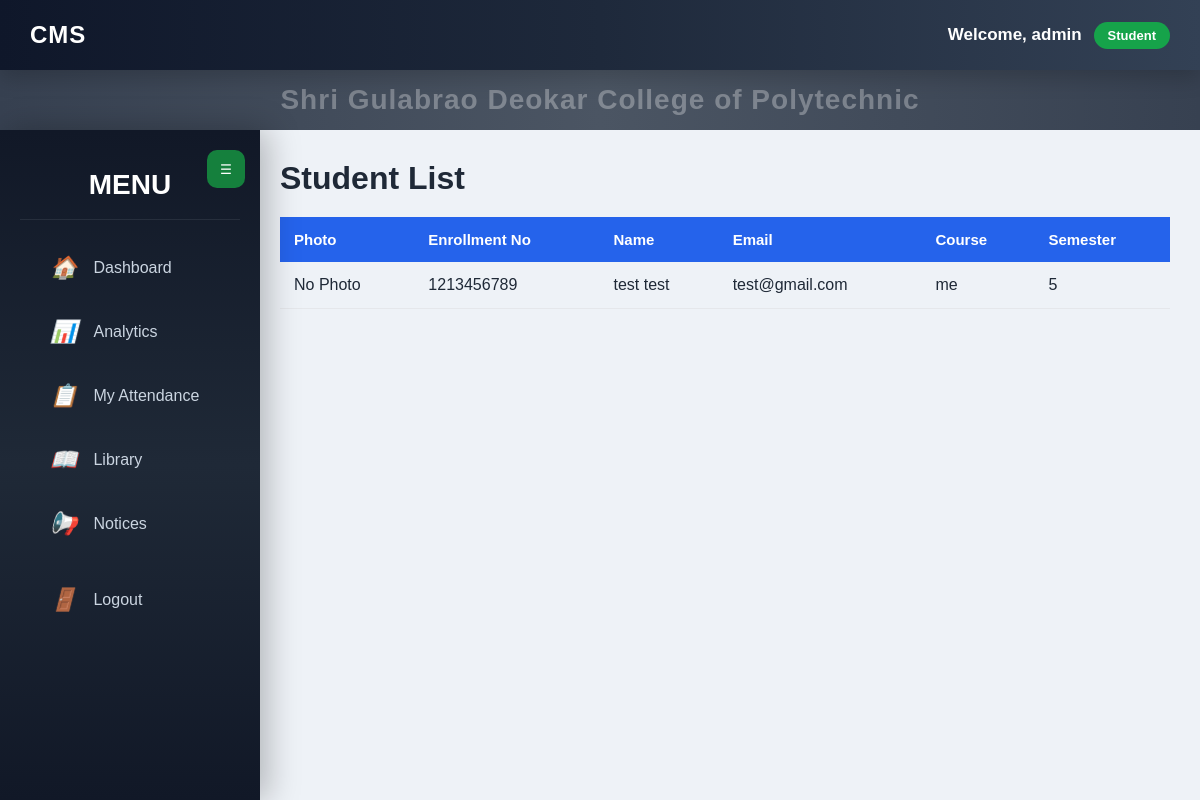
Page /students/ (signed in) on the earlier database version.
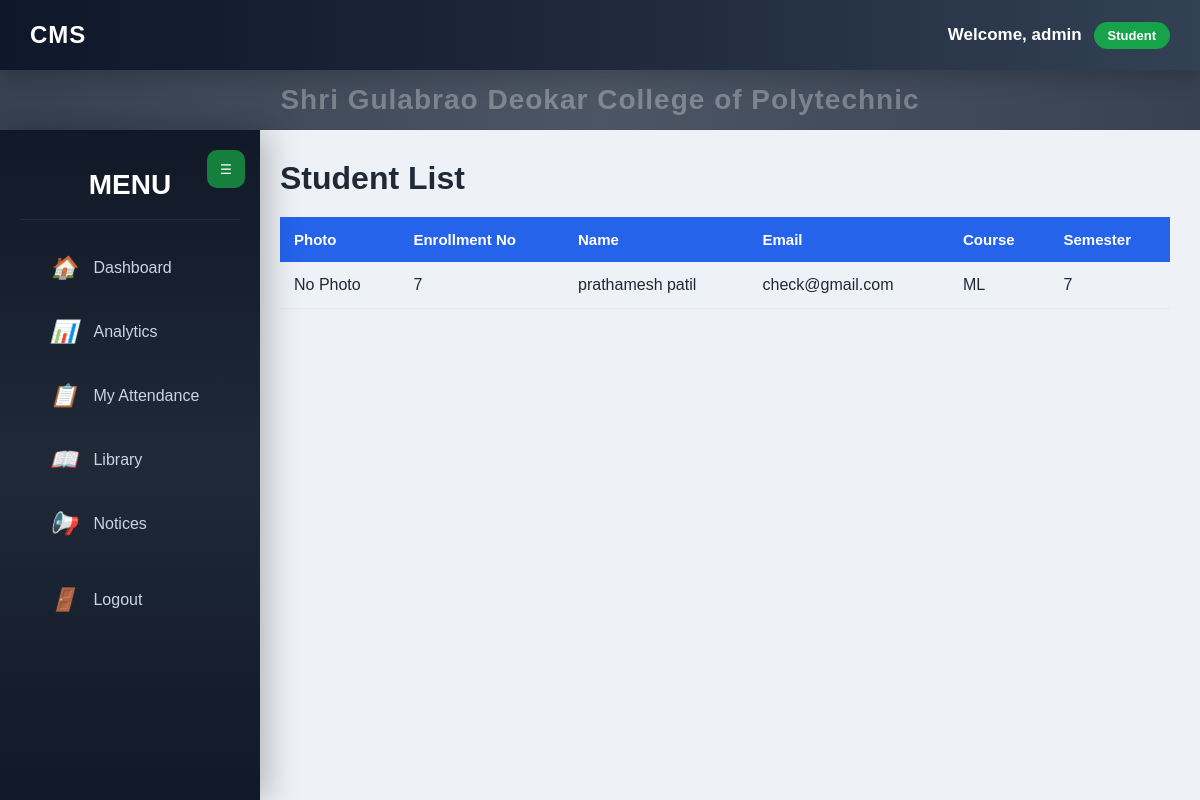
Same page on the later database version.
### students/models.py (models this page shows, shortened)
class Student(models.Model):
    user = models.OneToOneField(
        User,
        on_delete=models.SET_NULL,
        null=True,
        blank=True,
        related_name="student_profile"
    )
    enrollment_no = models.CharField(
        max_length=50,
        unique=True
    )
    first_name = models.CharField(
        max_length=100
    )
    last_name = models.CharField(
        max_length=100
    )
    email = models.EmailField()
    phone = models.CharField(
        max_length=15
    )
    course = models.CharField(
        max_length=100
    )
    semester = models.CharField(
        max_length=20
    )
    created_at = models.DateTimeField(
        auto_now_add=True
    )
    photo = models.ImageField(
        upload_to="students/",
        blank=True,
        null=True
    )

### students/views.py (the view)
@login_required
def student_list(request):
    if can_manage_students(request):
        search = request.GET.get(
            "search",
            ""
        )
        students = Student.objects.all().order_by("id")
        if search:
            students = students.filter(
                first_name__icontains=search
            ) | students.filter(
                last_name__icontains=search
            ) | students.filter(
                enrollment_no__icontains=search
            )
        paginator = Paginator(
            students,
            5
        )
        page_number = request.GET.get(
            "page"
        )
        page_obj = paginator.get_page(
            page_number
        )
        return render(
            request,
            "students/student_list.html",
            {
                "students": page_obj,
                "page_obj": page_obj,
                "search": search,
                "principal": True,
            }
        )
    elif is_student(request):
        try:
            student = Student.objects.get(
                user=request.user
            )
        except Student.DoesNotExist:
            return render(
                request,
                "students/student_list.html",
                {
                    "students": [],
                    "page_obj": [],
                    "search": "",
                    "principal": False,
                    "message": "Student record not found.",
                }
            )
        return render(
            request,
            "students/student_list.html",
            {
                "students": [student],
                "page_obj": [student],
                "search": "",
                "principal": False,
            }
        )
    return HttpResponseForbidden(
        "Access Denied"
    )

### students/views.py (called while the page is built)
def get_role(request):
    if hasattr(request.user, "userprofile"):
        return request.user.userprofile.role
    return ""

def is_student(request):
    return get_role(request) == "Student"

def can_manage_students(request):
    return get_role(request) in [
        "Principal",
        "HOD",
        "Faculty",
    ]

### templates/students/student_list.html (shortened to what this page needs)
{% extends 'base/base.html' %}
{% block content %}
<div class="student-page">
    <div class="student-header">
        <h1>Student List</h1>
    </div>
    <div class="table-card">
        <table class="student-table">
            <thead>
                <tr>
                    <th>Photo</th>
                    <th>Enrollment No</th>
                    <th>Name</th>
                    <th>Email</th>
                    <th>Course</th>
                    <th>Semester</th>
                </tr>
            </thead>
            <tbody>
            {% for student in students %}
                <tr>
                    <td>
                        {% if student.photo %}
                            <img
                                src="{{ student.photo.url }}"
                                width="60"
                                height="60"
                                style="border-radius:50%;object-fit:cover;"
                            >
                        {% else %}
                            No Photo
                        {% endif %}
                    </td>
                    <td>{{ student.enrollment_no }}</td>
                    <td>
                        {{ student.first_name }}
                        {{ student.last_name }}
                    </td>
                    <td>{{ student.email }}</td>
                    <td>{{ student.course }}</td>
                    <td>{{ student.semester }}</td>
                </tr>
            {% endfor %}
            </tbody>
        </table>
    </div>
</div>
{% endblock %}

Differences in the rows shown:
removed Student: photo "No Photo", enrollment_no "1213456789", first_name "test", last_name "test", email "test@gmail.com", course "me", semester "5"
added Student: photo "No Photo", enrollment_no "7", first_name "prathamesh", last_name "patil", email "check@gmail.com", course "ML", semester "7"
